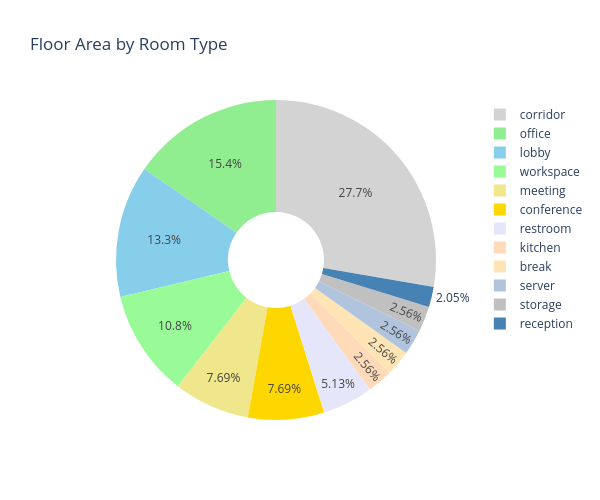

Notebook code cell kept with this figure:
### Markdown cell above
## 10. Room Type Statistics

### Code cell
# Aggregate by room type
type_stats = {}
for i, (room, rtype) in enumerate(zip(rooms, room_types)):
    area = room.Volume() / floor_height
    if rtype not in type_stats:
        type_stats[rtype] = {'count': 0, 'area': 0, 'connections': 0}
    type_stats[rtype]['count'] += 1
    type_stats[rtype]['area'] += area
    type_stats[rtype]['connections'] += graph.VertexDegree(graph_vertices[i])

print("Room Type Statistics:")
print("=" * 70)
print(f"{'Type':<15} {'Count':>6} {'Area (m²)':>12} {'Avg Connections':>18}")
print("-" * 70)

for rtype, stats in sorted(type_stats.items(), key=lambda x: -x[1]['area']):
    avg_conn = stats['connections'] / stats['count']
    print(f"{rtype:<15} {stats['count']:>6} {stats['area']:>12.1f} {avg_conn:>18.1f}")

# Pie chart
fig = go.Figure(data=[go.Pie(
    labels=list(type_stats.keys()),
    values=[s['area'] for s in type_stats.values()],
    hole=.3,
    marker_colors=[color_map[t] for t in type_stats.keys()]
)])

fig.update_layout(
    title='Floor Area by Room Type',
    width=600,
    height=500
)

fig.show()

### Figure 1 — Plotly figure (JSON) as saved in the notebook; plotly's stock layout.template omitted (floating-point values rounded to 4 significant figures)
{"data": [{"hole": 0.3, "labels": ["reception", "lobby", "workspace", "meeting", "corridor", "kitchen", "break", "server", "storage", "restroom", "conference", "office"], "marker": {"colors": ["#4682B4", "#87CEEB", "#98FB98", "#F0E68C", "#D3D3D3", "#FFDAB9", "#FFE4B5", "#B0C4DE", "#C0C0C0", "#E6E6FA", "#FFD700", "#90EE90"]}, "type": "pie", "values": [16, 104, 84, 60, 216, 20, 20, 20, 20, 40, 60, 120]}], "layout": {"height": 500, "title": {"text": "Floor Area by Room Type"}, "width": 600}}
